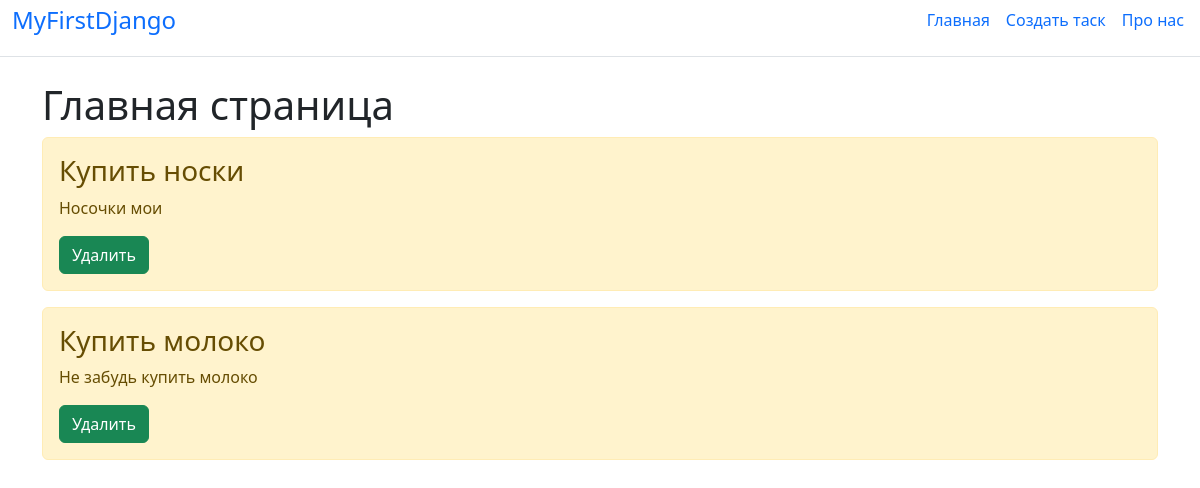
Before: / with the older database file.
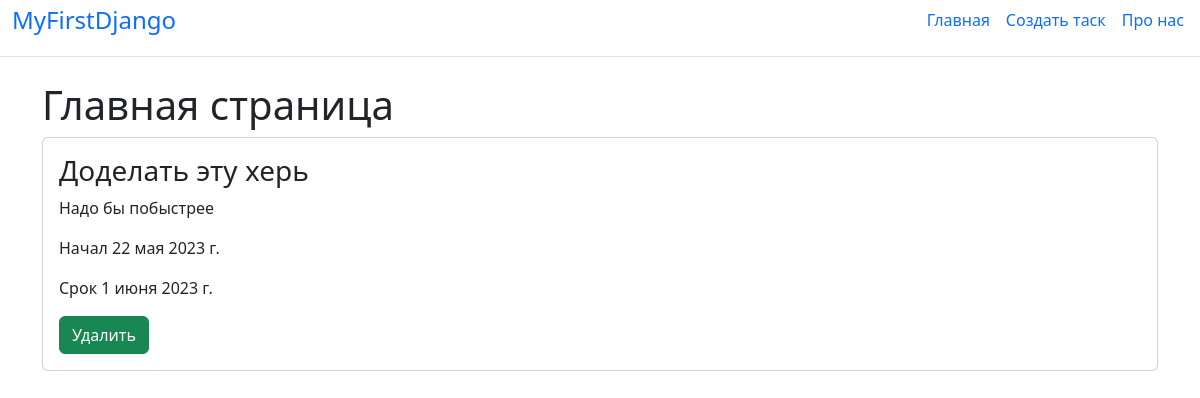
After: the same page with the newer database file.
### main/models.py (models this page shows, shortened)
class Task(models.Model):
    title = models.CharField('Название', max_length=50)
    task = models.TextField('Описание')
    class Meta:
        verbose_name = 'Задача'
        verbose_name_plural = 'Задачи'

class newTask(models.Model):
    title = models.CharField('Название', max_length=50)
    task = models.TextField('Описание')
    creation_date = models.DateField('Дата создания', default=date.today, null=True, blank=True)
    end_date = models.DateField('Дата завершения', default=date.today, null=True, blank=True)
    class Meta:
        verbose_name = 'Задача'
        verbose_name_plural = 'Задачи'

### main/views.py (the view)
# urls.py: path('', views.index, name='home'),
def index(request):
    tasks = Task.objects.order_by('-id')
    newtasks = newTask.objects.order_by('-id')
    return render(request, 'main/index.html', {'title': 'Главная страница сайта', 'tasks': tasks, 'newtasks': newtasks,})

### main/templates/main/index.html (shortened to what this page needs)
{% extends 'main/base.html'%}
{% block content %}
    <h1>Главная страница</h1>
    {% if tasks or newtasks %}
        {% if tasks %}
            {% for el in tasks %}
                <div class = "alert alert-warning mt-2">
                    <h3>{{ el.title }}</h3>
                    <p>{{ el.task }}</p>
                    <button type="delete" class="btn btn-success">Удалить</button>
                </div>
            {% endfor %}
        {%endif%}
        {% if newtasks %}
        {% for el in newtasks %}
            <div class = "card-deck mt-2" method="post">
                <div class = "card">
                    <div class = "card-body">
                        <h3 class = "card-title">{{ el.title }}</h3>
                        <p class="card-text">{{ el.task }}</p>
                        <p class="card-text">Начал {{el.creation_date}}</p>
                        <p class="card-text">Срок {{el.end_date}}</p>
                        <form action="{% url 'delete' el.id %}">
                            <button type="delete" class="btn btn-success">Удалить</button>
                        </form>
                    </div>
                </div>
            </div>
        {% endfor %}
        {%endif%}
    {%else%}
    <p>У нас нет записей!</p>
    {% endif %}
{% endblock %}

### main/templates/main/base.html (shortened to what this page needs)
<!DOCTYPE html>
<html lang="en">
<head>
    <link rel="stylesheet" href="https://cdn.jsdelivr.net/npm/bootstrap@5.2.3/dist/css/bootstrap.min.css">
</head>
<body>
    <div class="d-flex flex-column flex-md-row align-items-center pb-3 mb-4 border-bottom">
        <a href="/" class="d-flex align-items-center link-body-emphasis text-decoration-none">
          <svg xmlns="http://www.w3.org/2000/svg" width="4" height="32" class="me-2" viewBox="0 0 118 94" role="img"><title>itProger</title></svg>
          <span class="fs-4">MyFirstDjango</span>
        </a>
        <nav class="d-inline-flex mt-2 mt-md-0 ms-md-auto">
          <a class="me-3 py-2 link-body-emphasis text-decoration-none" href="{% url 'home' %}">Главная</a>
          <a class = "me-3 py-2 link-body-emphasis text-decoration-none"  href="{% url 'create' %}">Создать таск</a>
          <a class="me-3 py-2 link-body-emphasis text-decoration-none" href="{% url 'about' %}">Про нас</a>
        </nav>
      </div>
      <div class="container">
        {% block content %}{% endblock %}
      </div>
</body>
</html>

Changed rows visible on the page:
removed Task: title "Купить носки", task "Носочки мои"
removed Task: title "Купить молоко", task "Не забудь купить молоко"
added newTask: title "Доделать эту херь", task "Надо бы побыстрее", creation_date "22 мая 2023 г.", end_date "1 июня 2023 г."
